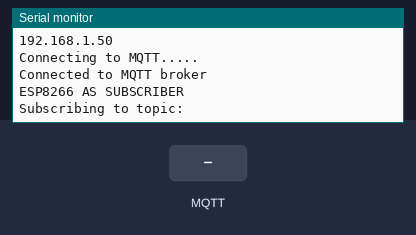
This program was run on a simulated ESP8266 (Wemos D1 mini). Shown: the last lines printed to the serial monitor. The test bench sets the inputs (shaded band). WiFi joins after 1.5 s; servers stay silent unless stated; no MQTT or app messages arrive unless stated.

Above: at 2.8 s.
2.9 s: MQTT message "1" arrives on the first subscribed topic
At 3.2 s:
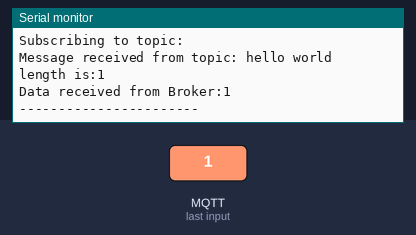
4.4 s: MQTT message "on" arrives on the first subscribed topic
At 5.5 s:
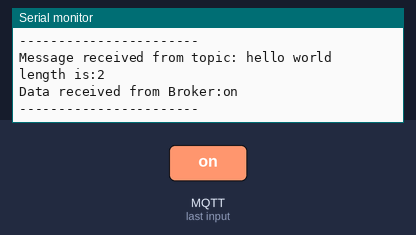
5.9 s: MQTT message "off" arrives on the first subscribed topic
At 6.7 s:
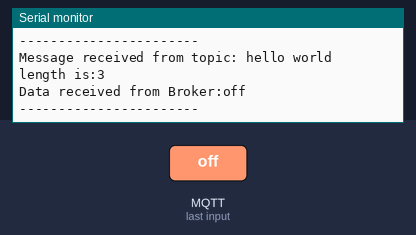

Measured:
- after the input at 2.9 s, the serial monitor: prints a new line at once (image 1)
- after the input at 4.4 s, the serial monitor: prints a new line at once (image 2)
- after the input at 5.9 s, the serial monitor: prints a new line at once (image 3)

The program:

main.cpp
```cpp
#include <Arduino.h>

#include <ESP8266WiFi.h>
#include <PubSubClient.h>

char* ssid = "";//replace this with your wifi access point name
const char* password = ""; //replace with your wifi password
const char* mqttbroker = "broker.mqttdashboard.com"; //IP address of broker
int mqttport = 1883;
char* mqttUser = "mqttusername";
char* mqttPassword = "mqttpassword";

WiFiClient espClient;
PubSubClient client(espClient);
void callback(char* topic, byte* payload, unsigned int length) {

  Serial.print("Message received from topic: ");
  Serial.print(topic);
  Serial.print("   length is:");
  Serial.println(length);

  Serial.print("Data received from Broker:");
  for (int i = 0; i < length; i++) {
    Serial.print((char)payload[i]);
  }

  Serial.println();
  Serial.println("-----------------------");
  Serial.println();

}

void setup_wifi() {
    delay(50);
    // Start by connecting to a WiFi network
    Serial.println();
    Serial.print("Connecting to ");
    Serial.println(ssid);
    WiFi.begin(ssid, password);
    while (WiFi.status() != WL_CONNECTED) {
      delay(500);
      Serial.print(".");
    }
    randomSeed(micros());
    Serial.println("");
    Serial.println("WiFi connected");
    Serial.println("IP address: ");
    Serial.println(WiFi.localIP());
}


void setup() {

  Serial.begin(115200);
  Serial.setTimeout(500);// Set time out for
  setup_wifi();

  client.setServer(mqttbroker, mqttport);
  client.setCallback(callback);

  while (!client.connected()) {
    Serial.println("Connecting to MQTT.....");

    if (client.connect("ESP328266Client", mqttUser, mqttPassword ))
    {

      Serial.println("Connected to MQTT broker");

    }
    else
    {

      Serial.print("failed with state ");
      Serial.print(client.state());
      delay(500);

    }
  }


  Serial.println("ESP8266 AS SUBSCRIBER");
  Serial.println("Subscribing to topic:");
  client.subscribe("hello world");//This is the topic name

}

void loop() {
  client.loop();
}
```
